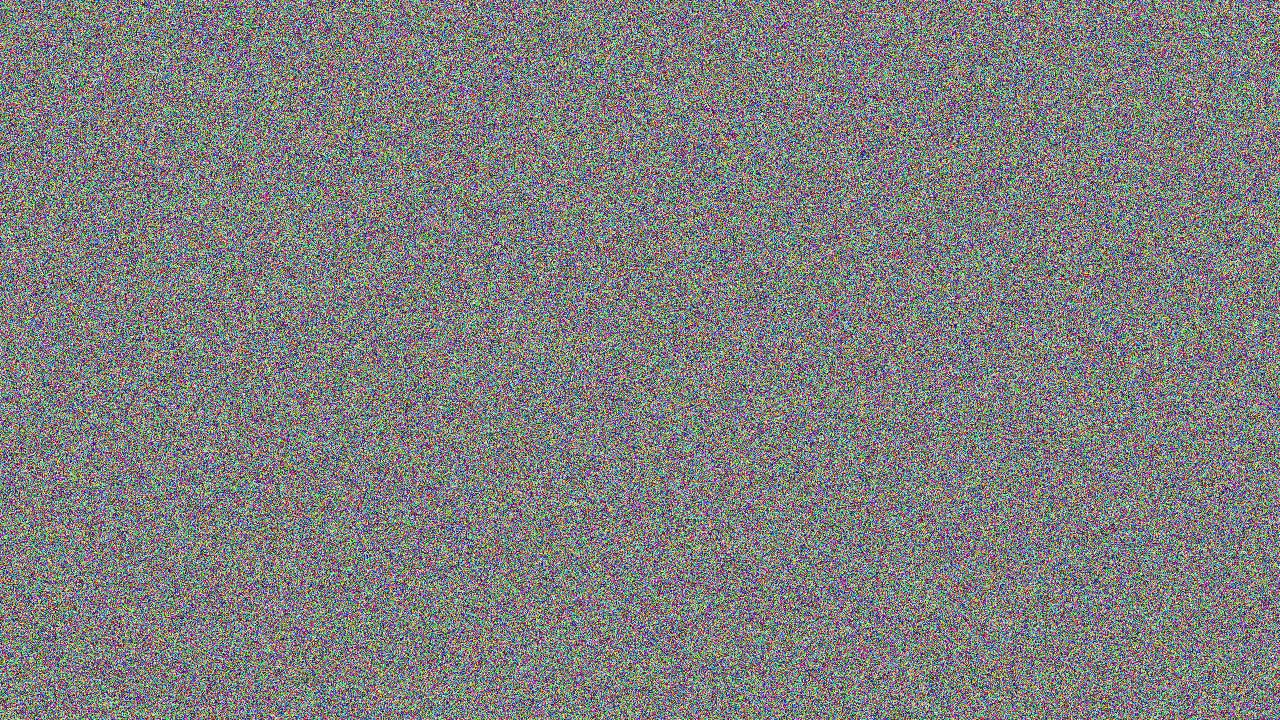
#> input picture data/bdd100k_sample/images/100k/train/sample_0000.jpg, 1280 x 720 px; its folder holds 4 pictures in this run
$ jupyter execute --allow-errors Real_Time_Object_Detection_for_Autonomous_Vehicles.ipynb
#> lines starting #> are read from the running program, lines starting #| are printed output that depends on the picture
[cell 1]
# IMPORTANT: RUN THIS CELL IN ORDER TO IMPORT YOUR KAGGLE DATA SOURCES,
# THEN FEEL FREE TO DELETE THIS CELL.
# NOTE: THIS NOTEBOOK ENVIRONMENT DIFFERS FROM KAGGLE'S PYTHON
# ENVIRONMENT SO THERE MAY BE MISSING LIBRARIES USED BY YOUR
# NOTEBOOK.
import kagglehub
#> (the rest of this cell did not finish here and is left out)

[cell 2]
# This Python 3 environment comes with many helpful analytics libraries installed
# It is defined by the kaggle/python Docker image: https://github.com/kaggle/docker-python
# For example, here's several helpful packages to load

import numpy as np # linear algebra
import pandas as pd # data processing, CSV file I/O (e.g. pd.read_csv)

# Input data files are available in the read-only "../input/" directory
# For example, running this (by clicking run or pressing Shift+Enter) will list all files under the input directory

import os
for dirname, _, filenames in os.walk('/kaggle/input'):
    for filename in filenames:
        print(os.path.join(dirname, filename))

# You can write up to 20GB to the current directory (/kaggle/working/) that gets preserved as output when you create a version using "Save & Run All"
# You can also write temporary files to /kaggle/temp/, but they won't be saved outside of the current session

[cell 3]
import json
import os

#> (the rest of this cell did not finish here and is left out)

[cell 4]
# Print the first 5 elements of the loaded JSON data
if 'data' in locals():
    print(data[:5])
else:
    print("JSON data variable 'data' not found. Please ensure the cell to load the JSON data has been run.")

[cell 5]
import cv2
import glob
import os
import shutil
import pandas as pd

#> (a cell that did not finish here is left out)

#> (a cell that did not finish here is left out)

[cell 8]
print("Train Time of Day Distribution:")
#> (the rest of this cell did not finish here and is left out)

[cell 9]
ROOT = os.getcwd()

# Drop unused columns
#> (the rest of this cell did not finish here and is left out)

#> (a cell that did not finish here is left out)

[cell 11]
import matplotlib.pyplot as plt

# Time of day distribution
#> (the rest of this cell did not finish here and is left out)

[cell 12]
img_path = "images/train/*.jpg"
for path in glob.glob(img_path):
    img = cv2.imread(path)
#> img is the input picture: shape (720, 1280, 3); mean B, G, R 127, 127, 126.9
    resized = cv2.resize(img, (512, 512))
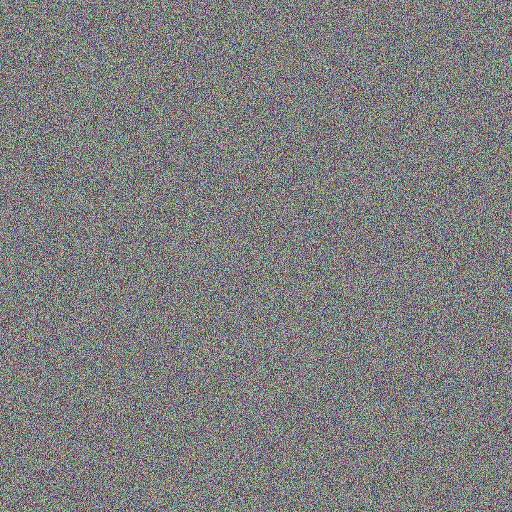
#> resized: shape (512, 512, 3); mean B, G, R 126.9, 126.9, 126.9
    cv2.imwrite(path.replace("train", "train_resized"), resized)
#> pass 2 of the loop `for path in glob.glob(img_path):`:
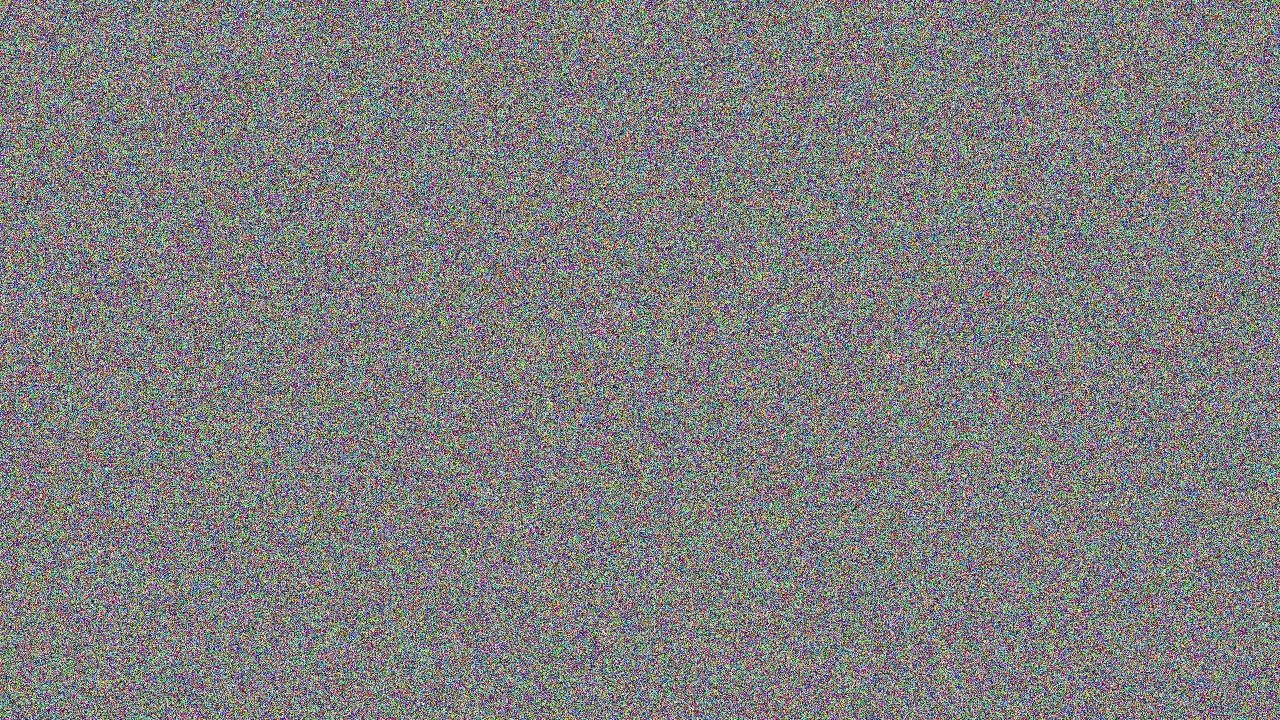
#> input picture data/bdd100k_sample/images/100k/train/sample_0001.jpg, 1280 x 720 px
#> img is the input picture: shape (720, 1280, 3); mean B, G, R 127, 127, 127
#> `resized = cv2.resize(img, (512, 512))`:
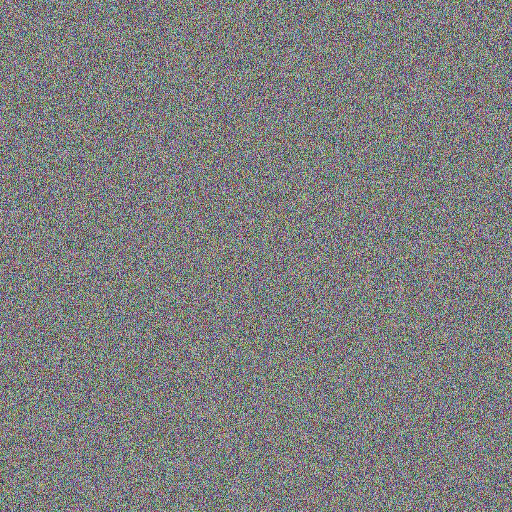
#> resized: shape (512, 512, 3); mean B, G, R 126.8, 126.8, 126.8
#> pass 3 of the loop `for path in glob.glob(img_path):`:
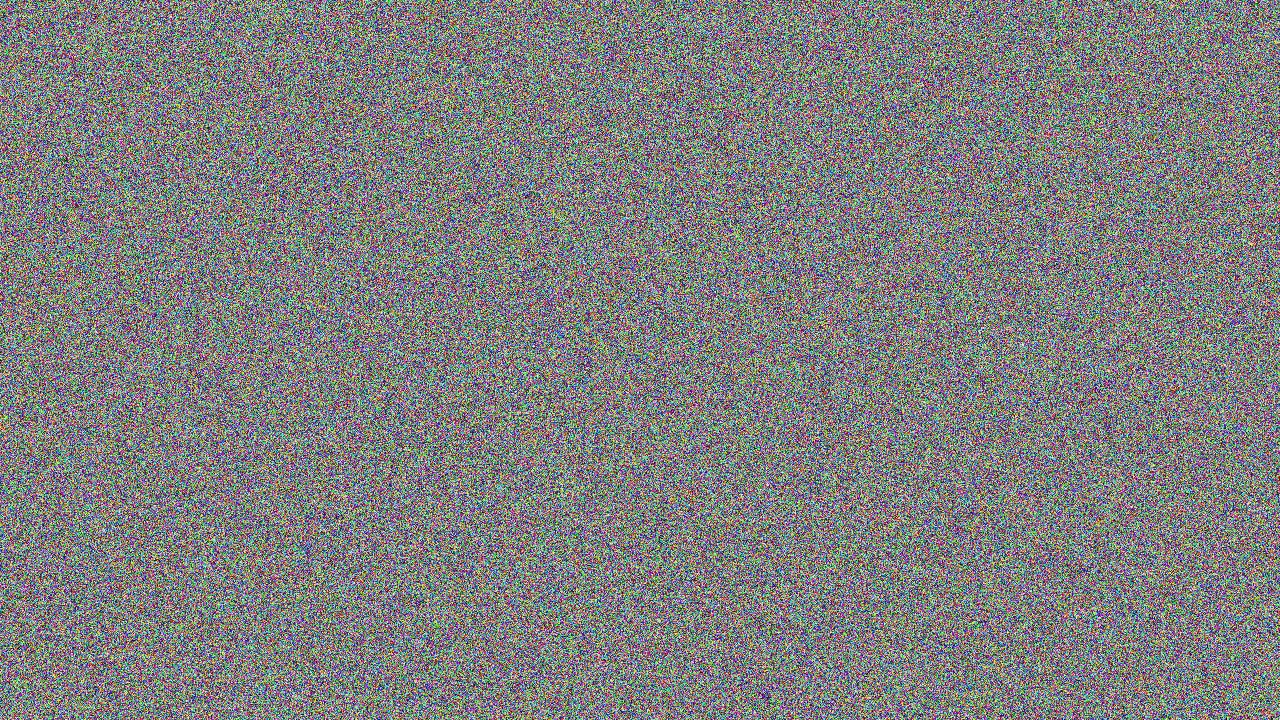
#> input picture data/bdd100k_sample/images/100k/train/sample_0002.jpg, 1280 x 720 px
#> img is the input picture: shape (720, 1280, 3); mean B, G, R 127, 127, 127.2
#> `resized = cv2.resize(img, (512, 512))`:
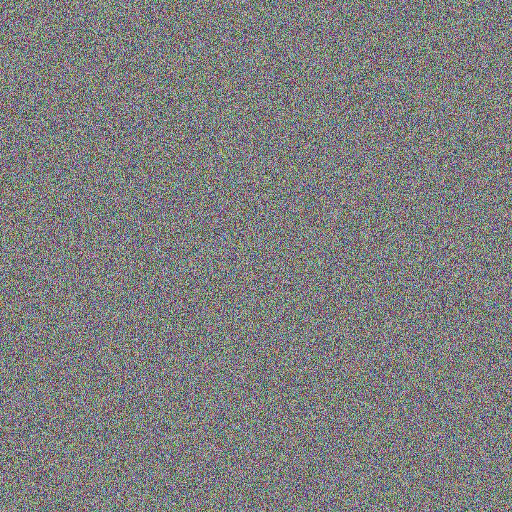
#> resized: shape (512, 512, 3); mean B, G, R 126.9, 126.9, 127.1
#> the loop made 4 passes; the first 3 are shown
